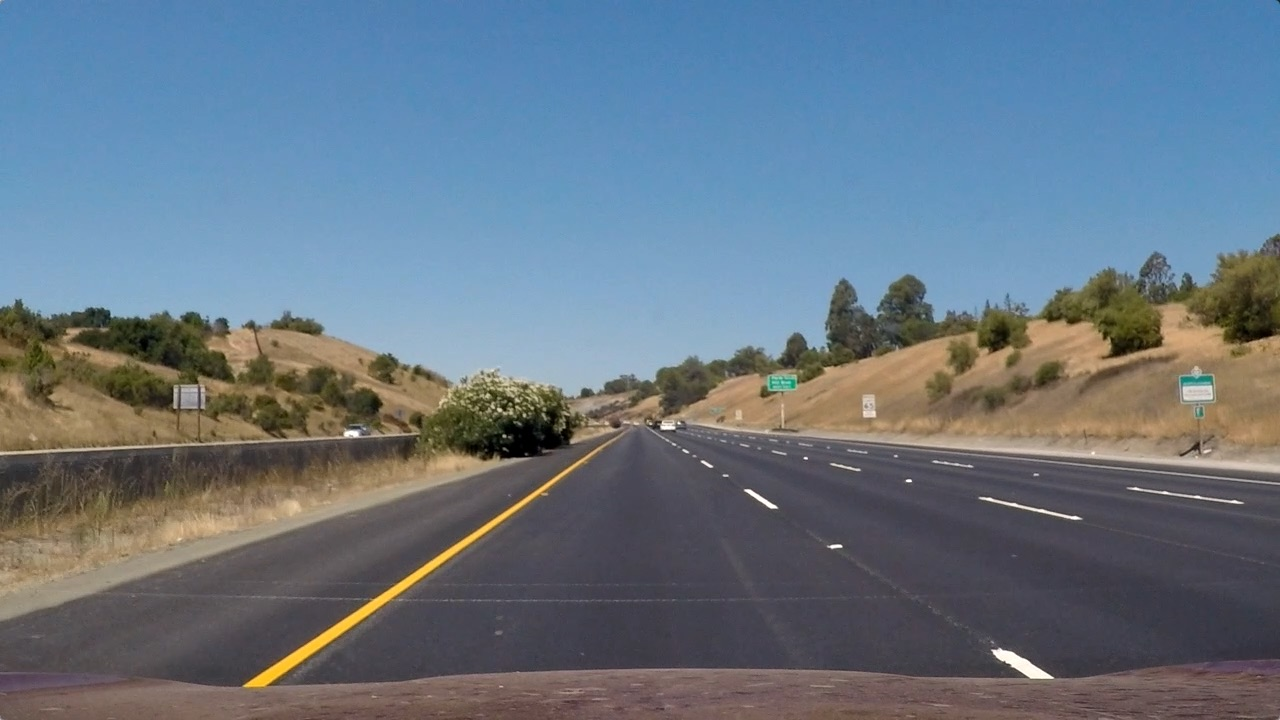
#> input picture test_images/straight_lines1.jpg, 1280 x 720 px; its folder holds only this picture in this run
$ python -i Functions.py   (imports and definitions only)   (older library calls are emulated)
#> lines starting #> are read from the running program, lines starting #| are printed output that depends on the picture; after the words box and inside, x2 and y2 are one past the last pixel; in counts of white or black regions, pixels touching at a corner belong together
import numpy as np
import cv2
#import matplotlib.pyplot as plt
#from moviepy.editor import VideoFileClip

def remove_noise(image, kernel_size):
    return cv2.GaussianBlur(image, (kernel_size, kernel_size), 0)

def Edge_Detection(img):
    # Convert to HLS color space and separate the V channel
    hls = cv2.cvtColor(img, cv2.COLOR_RGB2HLS)
#> hls: shape (720, 1280, 3); mean of channels 0, 1, 2 85.5, 117, 67
    hsv = cv2.cvtColor(img, cv2.COLOR_RGB2HSV)
#> hsv: shape (720, 1280, 3); mean H, S, V 85.5, 85, 143.4
    s_channel = hls[:,:,2]
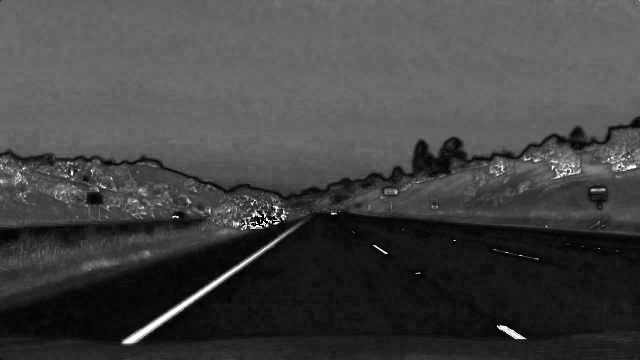
#> s_channel: shape (720, 1280) (shown at 1/2 size); min 0, max 255, mean 67
    v_channel=  hsv[:,:,2]
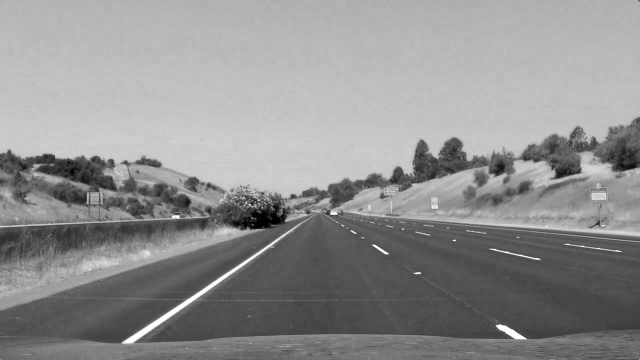
#> v_channel: shape (720, 1280) (shown at 1/2 size); min 0, max 255, mean 143.4
    _,v_channel=cv2.threshold(v_channel,180, 255, cv2.THRESH_BINARY_INV)
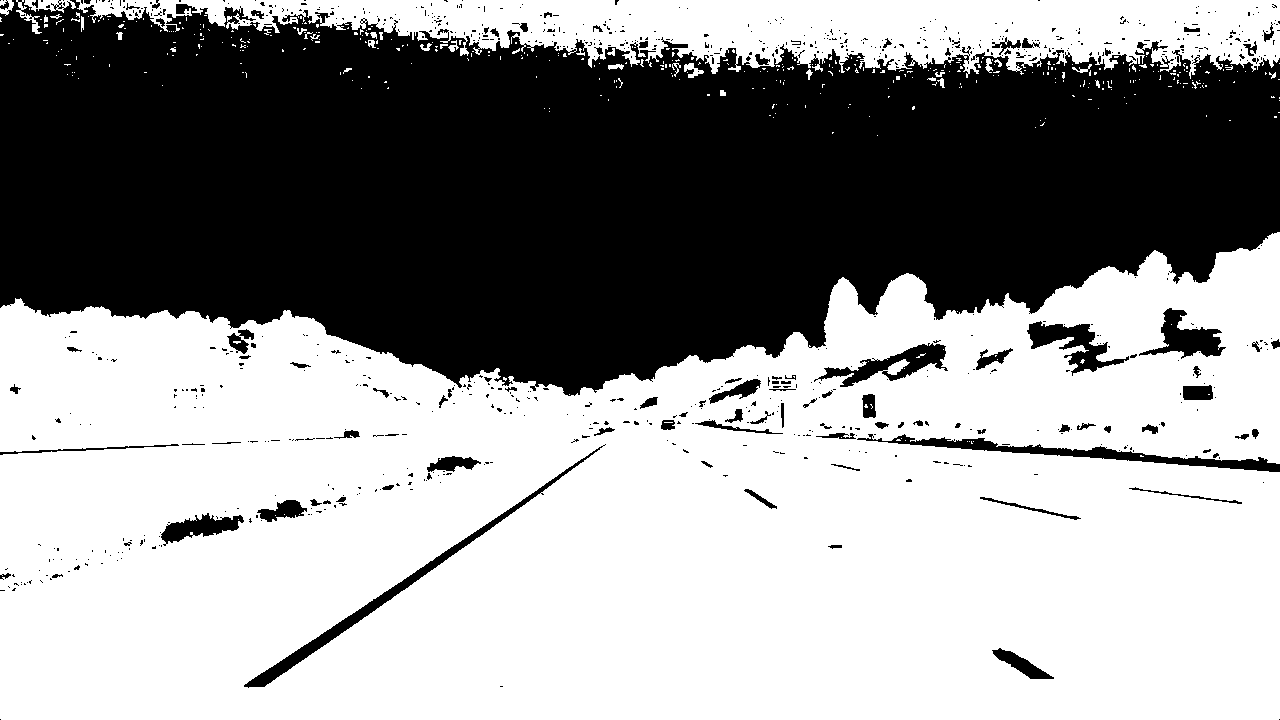
#> v_channel: shape (720, 1280); 58.9% white; 827 black regions (722 under 20 px), largest, box (x1, y1, x2, y2) and area: (0, 0, 1280, 396) 354105, (244, 444, 606, 688) 3225, (857, 434, 1280, 472) 3166
    canny_s =cv2.Canny(remove_noise(s_channel,5),50,150)
#> canny_s: shape (720, 1280); 1.5% white in thin lines or dots
    canny_v =cv2.Canny(remove_noise(v_channel,7),50,150)
#> canny_v: shape (720, 1280); 2.5% white in thin lines or dots
    canny_output = canny_s | canny_v
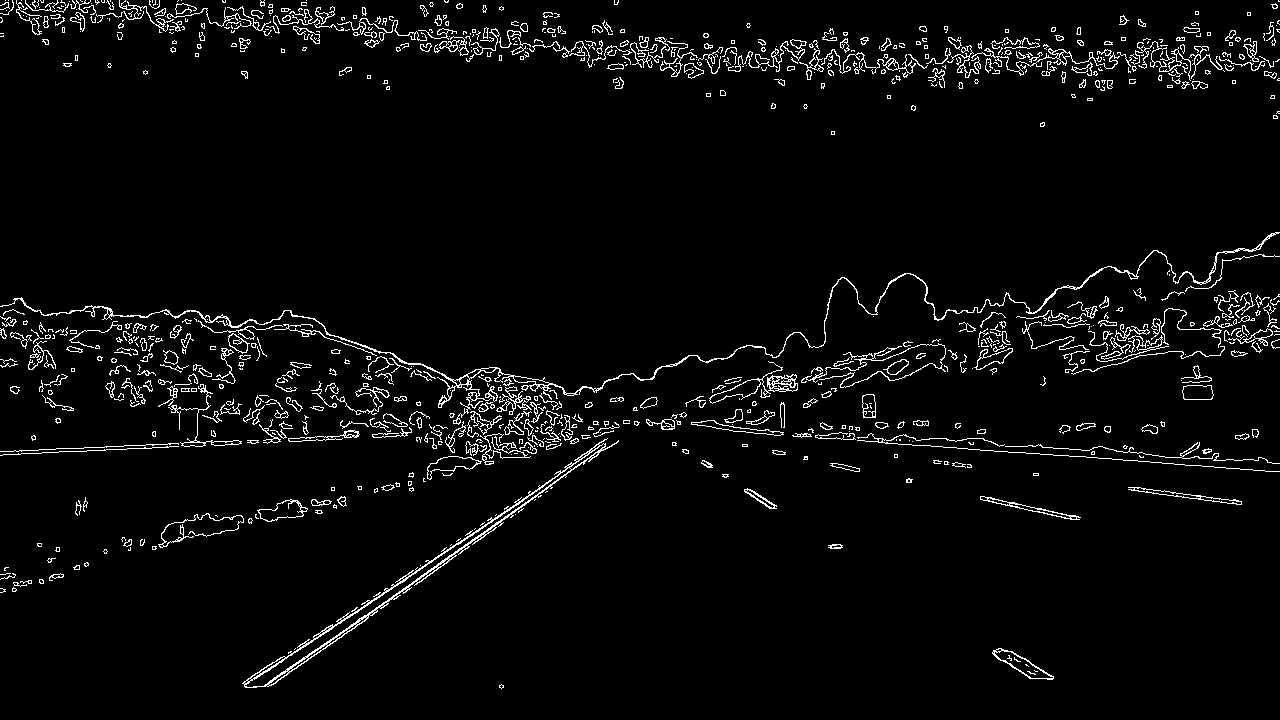
#> canny_output: shape (720, 1280); 3.8% white in thin lines or dots
    return canny_output


# [43 lines left out: functions perspective_transform, inv_perspective_transform, not called in this run]


def get_hist(img):
    hist = np.sum(img[img.shape[0]//2:,:], axis=0)
    return hist

left_a, left_b, left_c = [],[],[]
right_a, right_b, right_c = [],[],[]

# [146 lines left out: functions sliding_window, draw_lanes, get_curve, not called in this run]

# ---------------------------------------------------------------------------#

>>> import cv2
>>> picture = cv2.cvtColor(cv2.imread('test_images/straight_lines1.jpg'), cv2.COLOR_BGR2RGB)
>>> result = Edge_Detection(picture)

$ run again, on test_images/straight_lines2.jpg
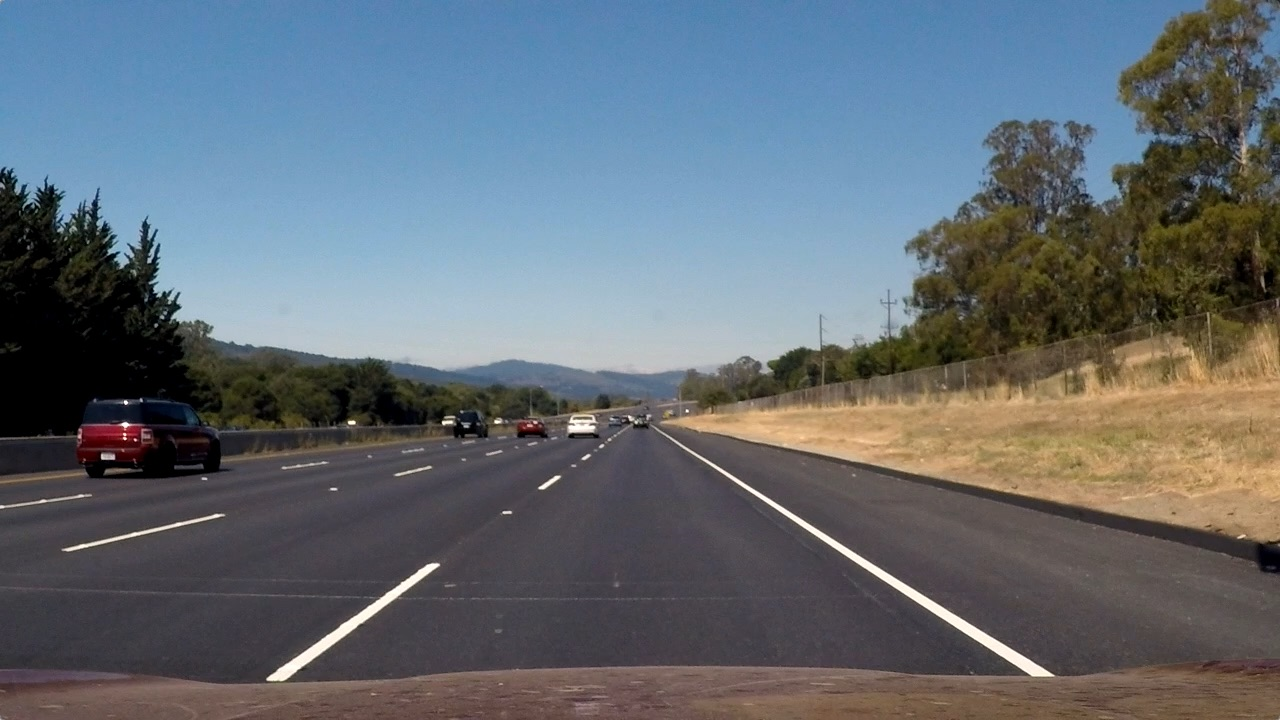
#> input picture test_images/straight_lines2.jpg, 1280 x 720 px
#> hls: shape (720, 1280, 3); mean of channels 0, 1, 2 81.7, 107, 62.5
#> hsv: shape (720, 1280, 3); mean H, S, V 81.6, 75.9, 127.4
#> in Edge_Detection, `_,v_channel=cv2.threshold(v_channel,180, 255, cv2.THRESH_BINARY_INV)`:
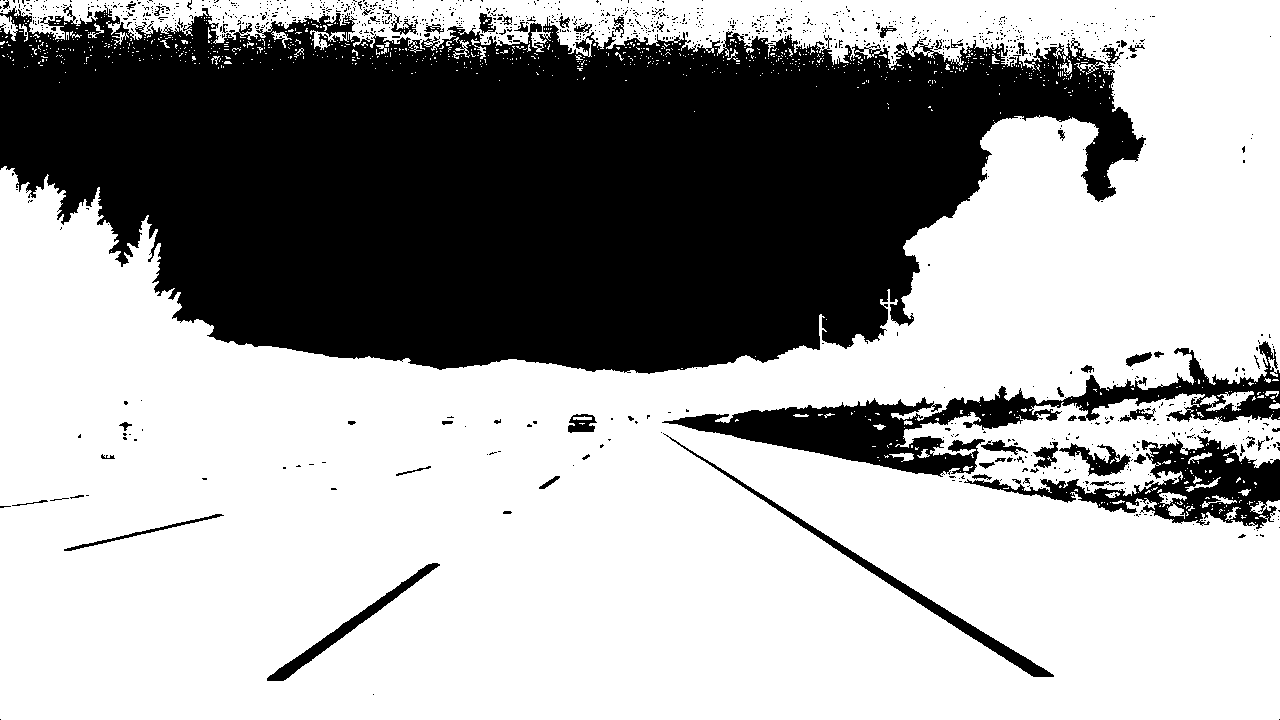
#> v_channel: shape (720, 1280); 64.4% white; 1128 black regions (1058 under 20 px), largest, box (x1, y1, x2, y2) and area: (0, 4, 1146, 374) 285550, (662, 341, 1280, 477) 19054, (964, 435, 1280, 529) 9401
#> canny_s: shape (720, 1280); 3.3% white in thin lines or dots
#> canny_v: shape (720, 1280); 3% white in thin lines or dots
#> in Edge_Detection, `canny_output = canny_s | canny_v`:
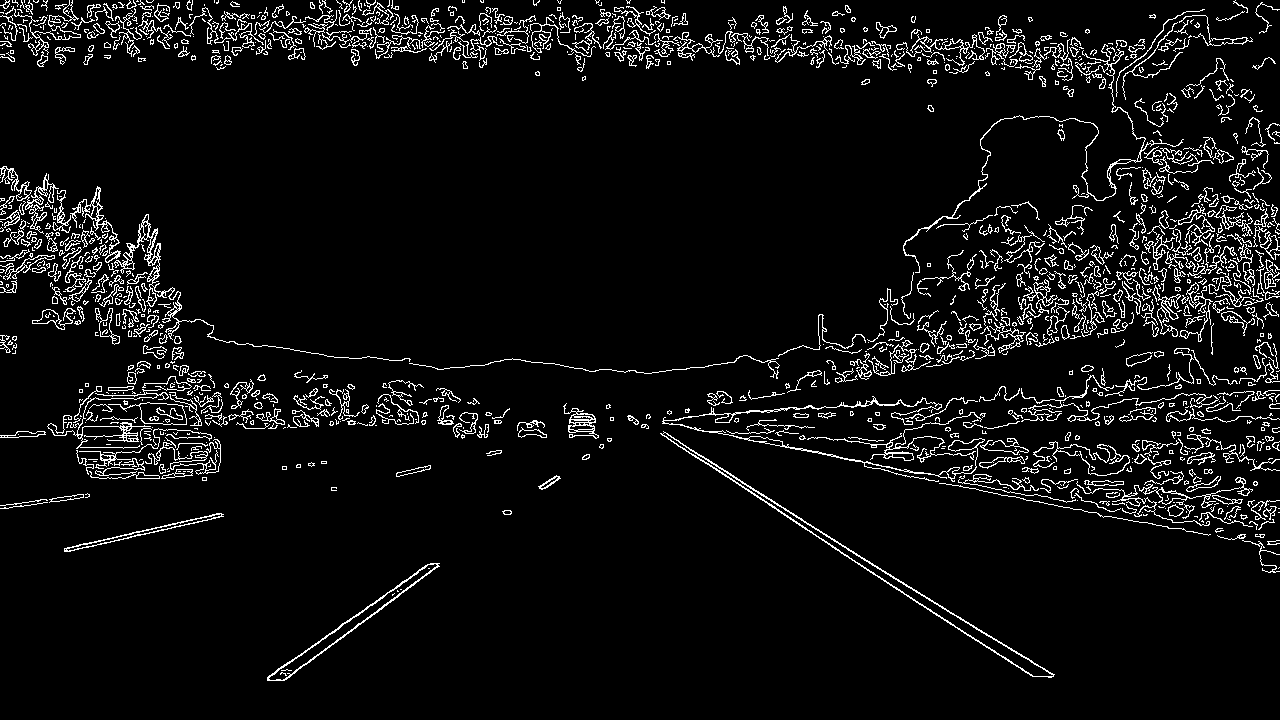
#> canny_output: shape (720, 1280); 6.1% white in thin lines or dots

$ run again, on test_images/test1.jpg
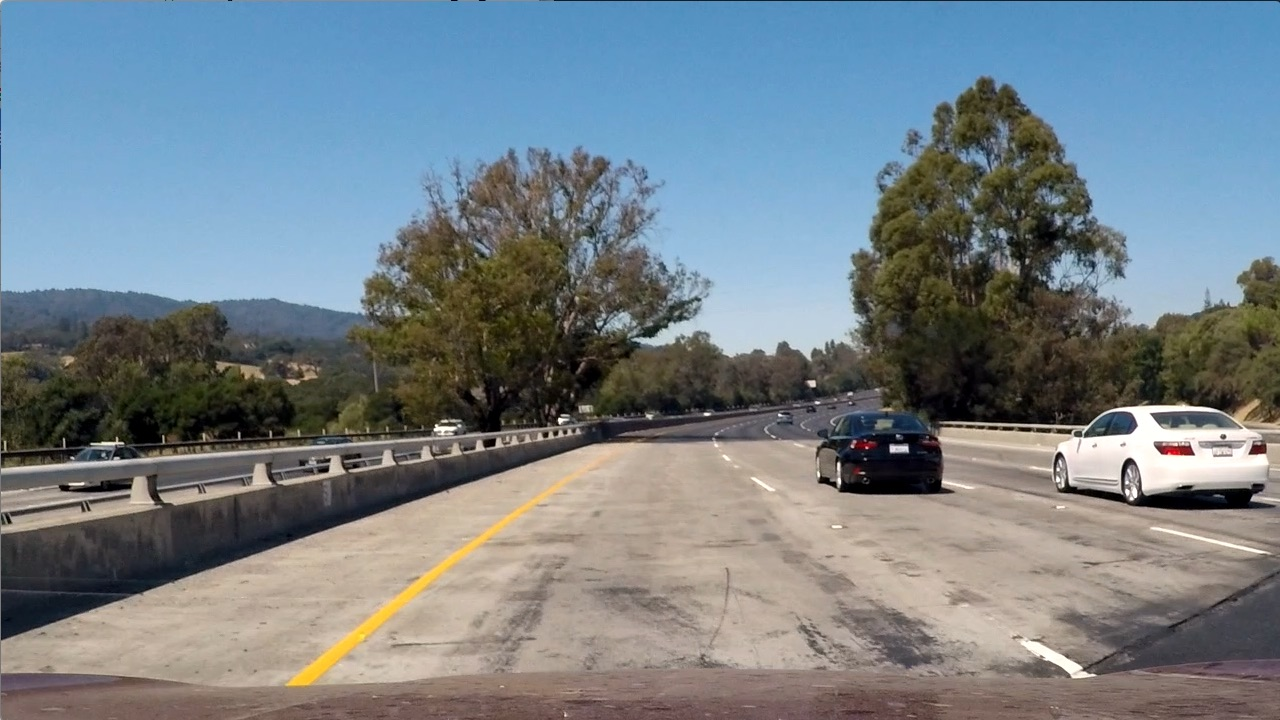
#> input picture test_images/test1.jpg, 1280 x 720 px
#> hls: shape (720, 1280, 3); mean of channels 0, 1, 2 60.2, 126.7, 74.4
#> hsv: shape (720, 1280, 3); mean H, S, V 60.3, 78, 149.5
#> in Edge_Detection, `_,v_channel=cv2.threshold(v_channel,180, 255, cv2.THRESH_BINARY_INV)`:
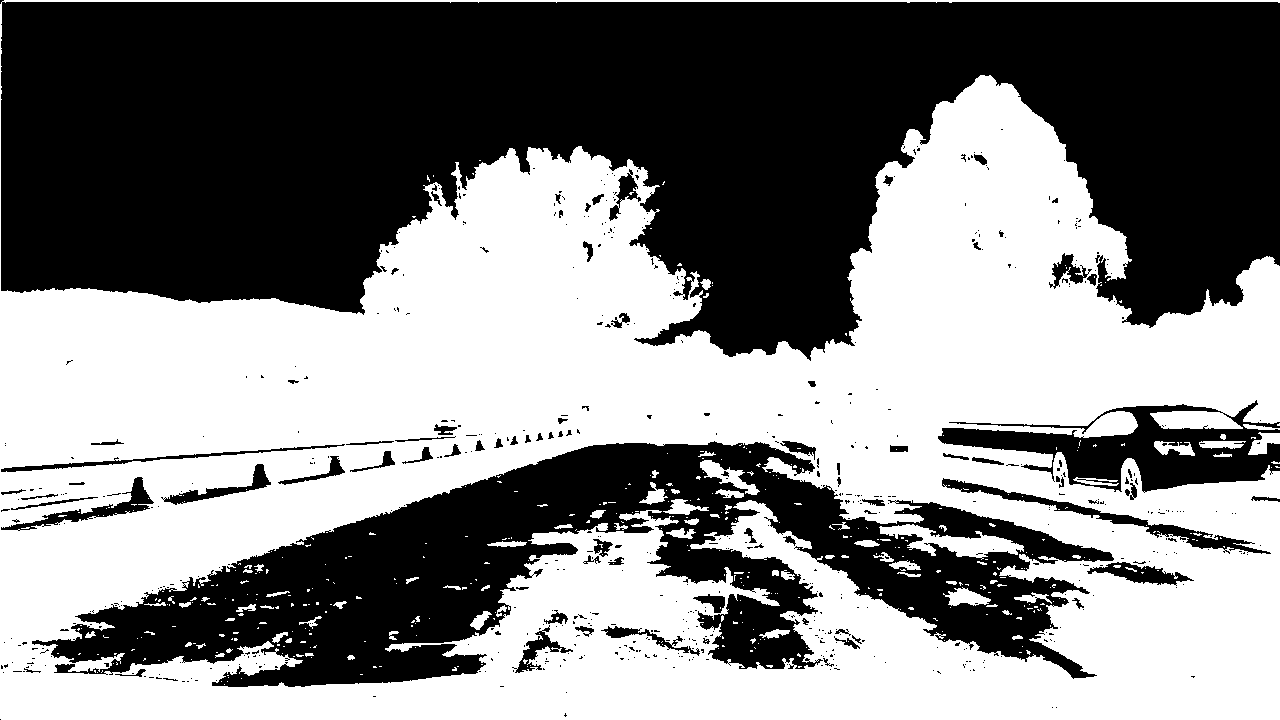
#> v_channel: shape (720, 1280); 51.3% white; 622 black regions (539 under 20 px), largest, box (x1, y1, x2, y2) and area: (0, 0, 1280, 361) 311953, (32, 441, 1114, 687) 107052, (938, 400, 1280, 493) 13444
#> canny_s: shape (720, 1280); 4% white in thin lines or dots
#> canny_v: shape (720, 1280); 3.2% white in thin lines or dots
#> in Edge_Detection, `canny_output = canny_s | canny_v`:
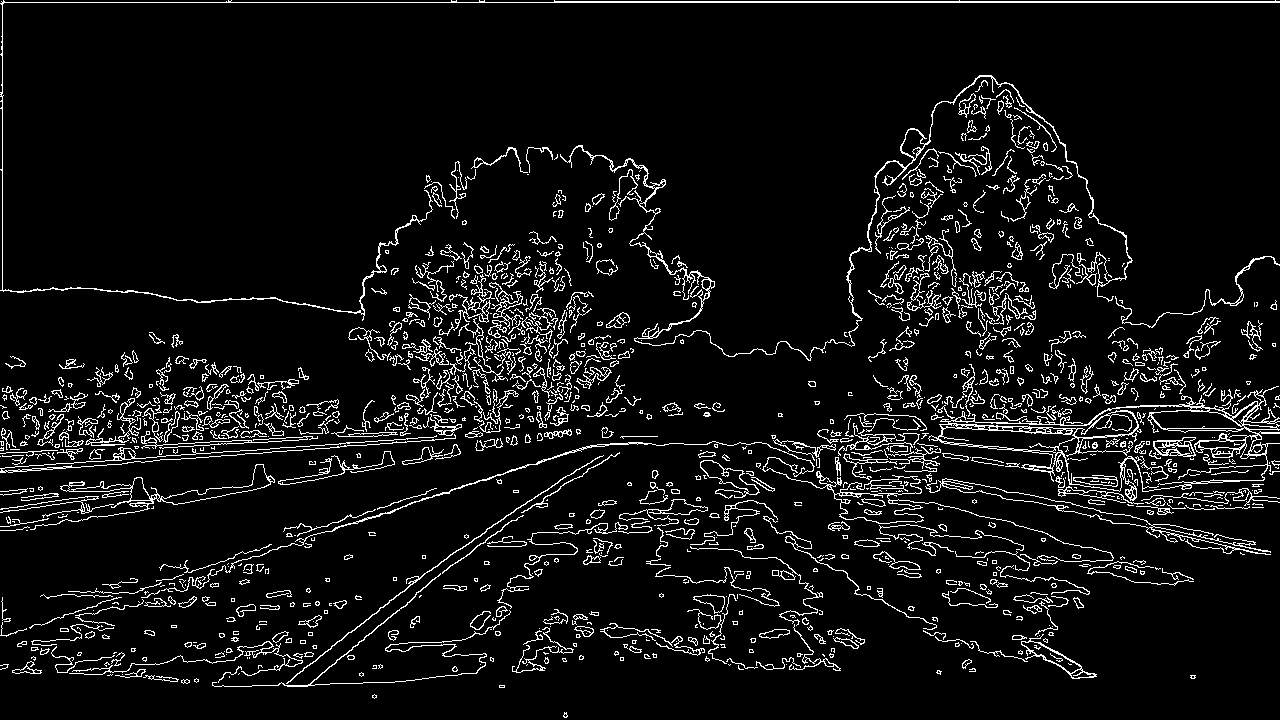
#> canny_output: shape (720, 1280); 6.9% white in thin lines or dots
